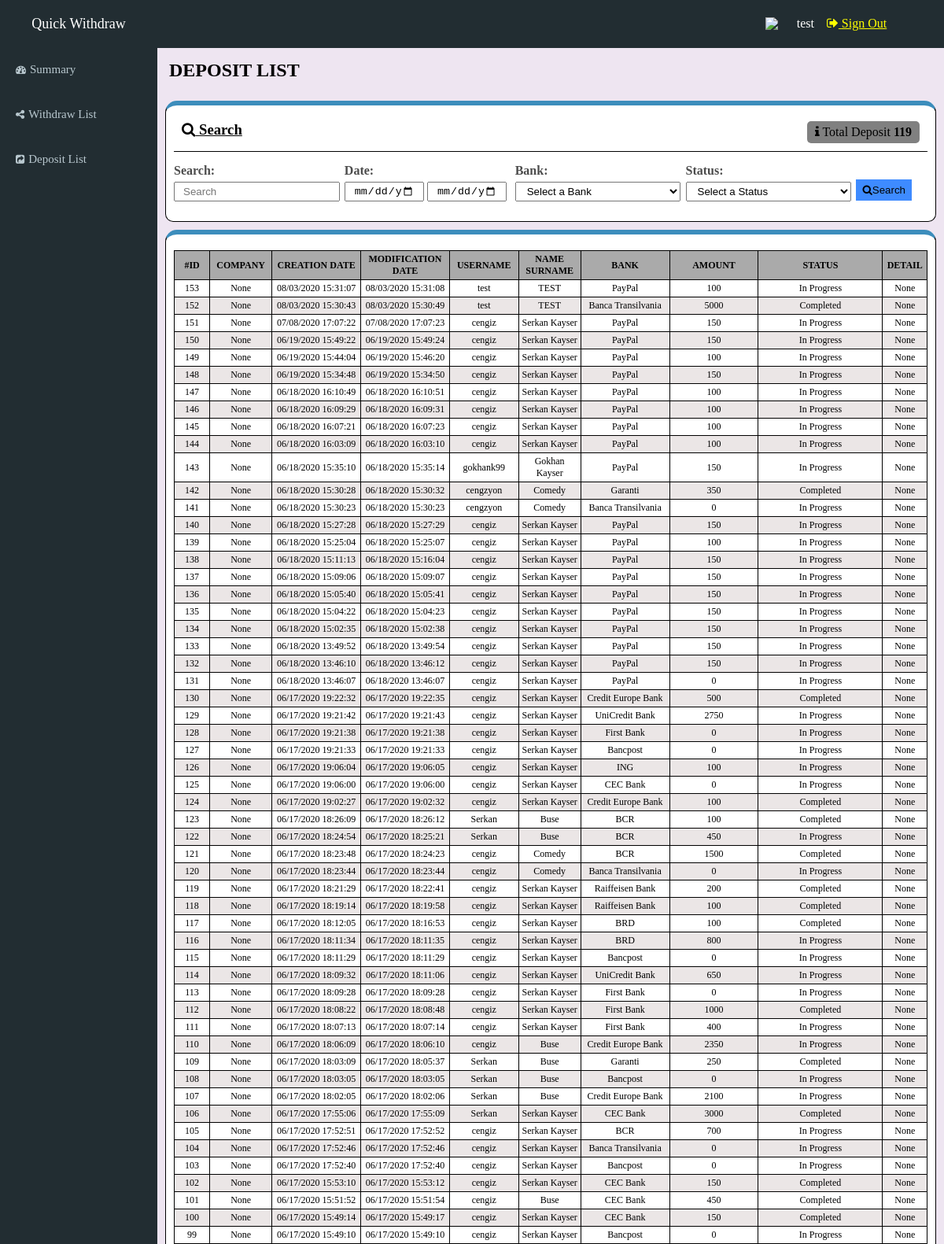
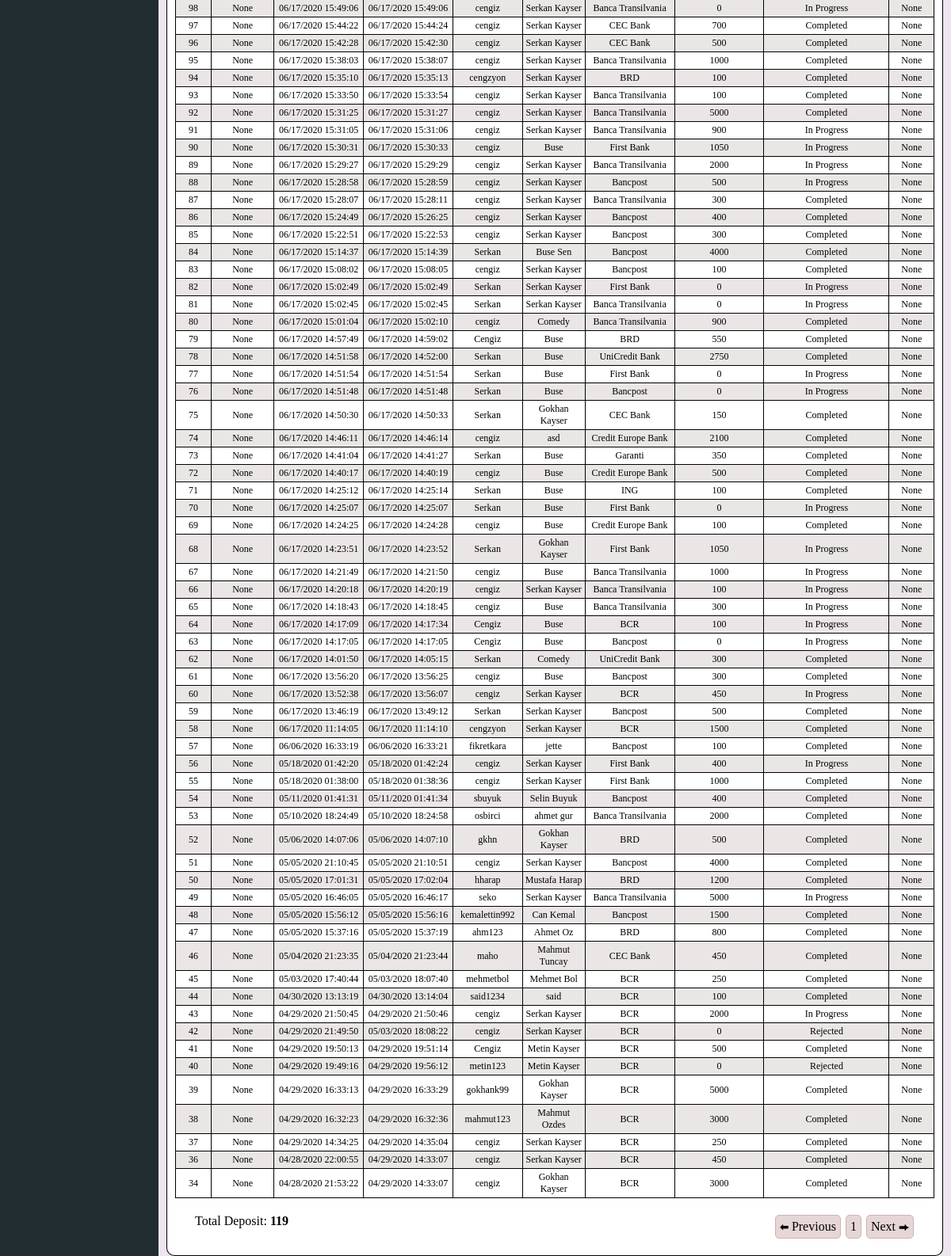
The page /dp_list/ (signed in) on the database as committed earlier (2 pictures, top to bottom).
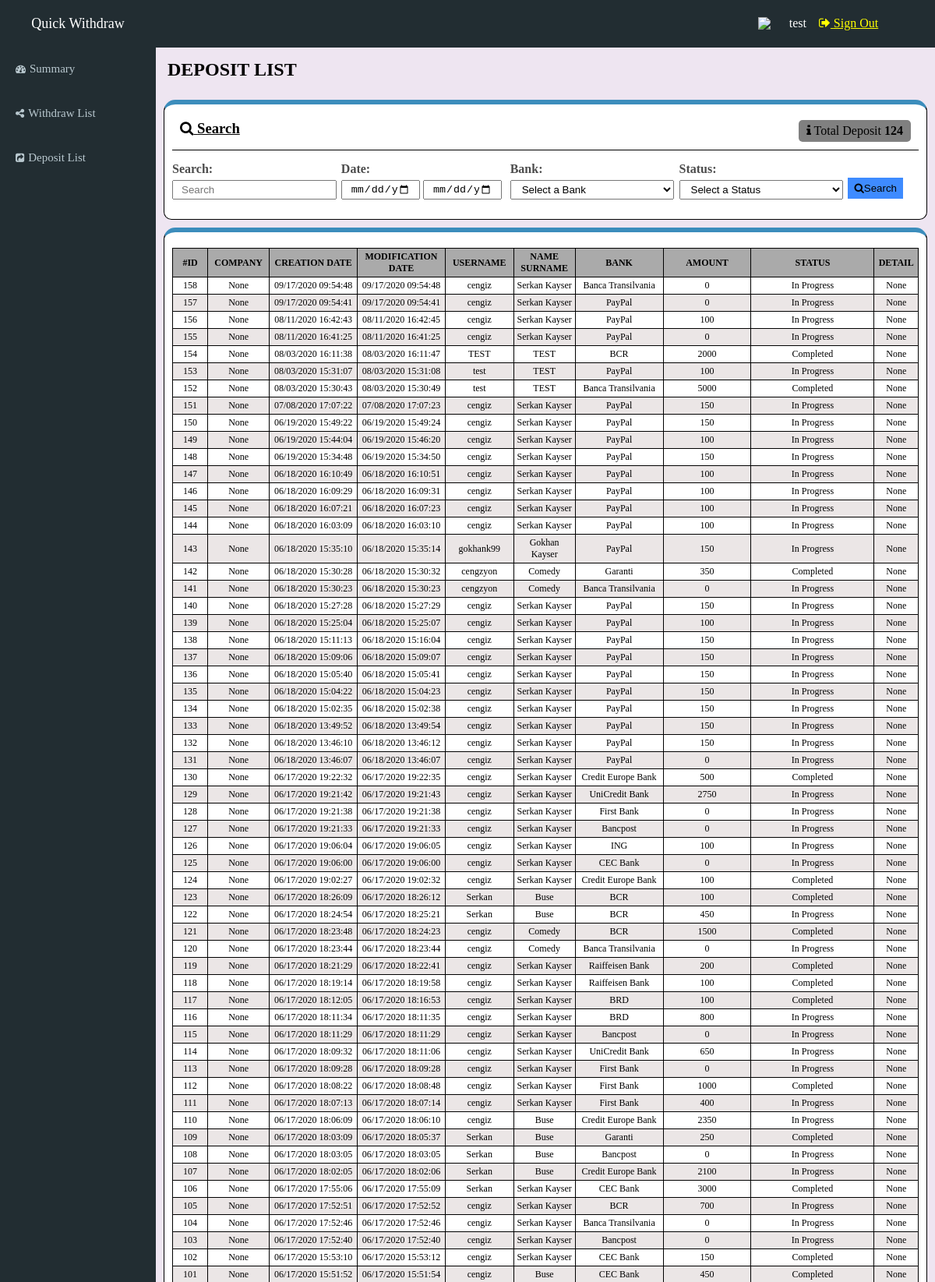
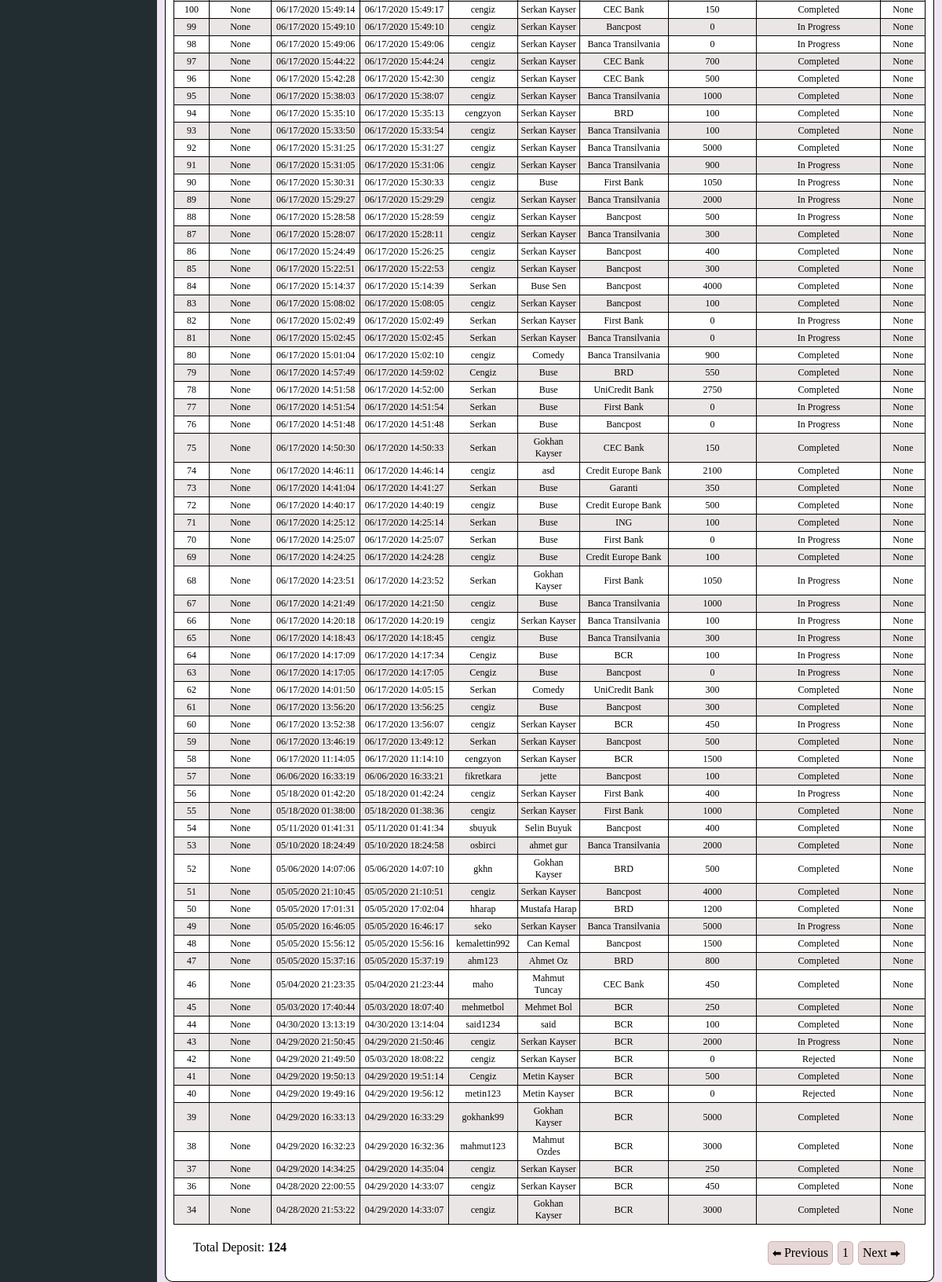
The same page on the database as committed later (2 pictures, top to bottom).
### first_app/models.py (models this page shows, shortened)
class Deposit_Form(models.Model):
    id = models.AutoField(unique=True, primary_key=True)
    name = models.CharField(max_length=264)
    username = models.CharField(max_length=264)
    all_bank_name = (
        ('PayPal', 'PayPal'),
        ('Banca Transilvania', 'Banca Transilvania'),
        ('Bancpost', 'Bancpost'),
        ('BCR', 'BCR'),
        ('BRD', 'BRD'),
        ('CEC Bank', 'CEC Bank'),
        ('Credit Europe Bank', 'Credit Europe Bank'),
        ('First Bank', 'First Bank'),
        ('Garanti', 'Garanti'),
        ('ING', 'ING'),
        ('UniCredit Bank', 'UniCredit Bank'),
        ('Raiffeisen Bank', 'Raiffeisen Bank'),
    )
    bank_name = models.CharField(max_length=50, default='' ,choices=all_bank_name)
    amount = models.IntegerField(default=0)
    all_status = (
        ('Pending', 'Pending'),
        ('In Progress', 'In Progress'),
        ('Completed', 'Completed'),
        ('Rejected', 'Rejected'),
    )
    status = models.CharField(max_length=15, default='In Progress', choices=all_status)
    created_date = models.DateTimeField(default=now, editable=False)
    modified_date = models.DateTimeField(auto_now=True)
    company_names = (
        ('xbet', 'xbet'),
        ('ybet', 'ybet'),
        ('zbet', 'zbet'),
    )
    company = models.CharField(max_length=50 ,choices=company_names)

### first_app/views.py (the view)
# urls.py: path('dp_list/', views.dp_list_pg, name='dp_list'),
@login_required
def dp_list_pg(request):
    deposit_list = Deposit_Form.objects.order_by('-id')
    counter = 0
    for dep in deposit_list:
        counter += 1
    my_context = {
        'Deposit_Form': deposit_list,
        'Sum': counter,
    }
    return render(request, 'first_app/dp_list_pg.html', context=my_context)

### templates/first_app/dp_list_pg.html (shortened to what this page needs)
{% extends 'first_app/base.html' %}
{% block content %}
<section class="content">
    <h2>DEPOSIT LIST</h2>
    <div class="divSearch">
        <div class="divSearch1-1">
            <h3 class="search_bar"><i class="fa fa-search"></i> Search</h3>
            <p><i class="fa fa-info"></i> Total Deposit
              <span class="total">
                {{ Sum }}
              </span></p>
        </div>
        <form class="divSearch1-2" action="{% url 'search_dp' %}" method="get">
            <div class="search1">
                <label for="">Search:</label>
                <input type="text" placeholder="Search" name="s1">
            </div>
            <div class="search2">
                <label for="">Date:</label>
                    <div class="searchDate">
                    <input type="date" name="s2-1">
                    <input type="date" name="s2-2">
                </div>
            </div>
            <div class="search3">
                <label for="">Bank:</label>
                <select name="s3" id="">
                    <option value="">Select a Bank</option>
                </select>
            </div>
            <div class="search4">
                <label for="">Status:</label>
                <select name="s4" id="">
                    <option value="">Select a Status</option>
                </select>
            </div>
            <div class="search5">
                <button class="searchButton"><i class="fa fa-search"></i>Search</button>
            </div>
        </form>
    </div>
    <div class="withdrawList">
        {% if Deposit_Form %}
          <table>
              <tr>
                  <th>#ID</th>
                  <th>COMPANY</th>
                  <th>CREATION DATE</th>
                  <th>MODIFICATION DATE</th>
                  <th>USERNAME</th>
                  <th>NAME SURNAME</th>
                  <th>BANK</th>
                  <th>AMOUNT</th>
                  <th>STATUS</th>
                  <th>DETAIL</th>
              </tr>
              <tr>
                {% for dep in Deposit_Form %}
                <td>{{ dep.id }} </td>
                <td>{{ None }} </td>
                <td>{{ dep.created_date|date:"SHORT_DATE_FORMAT" }} {{ dep.created_date|time:"H:i:s" }} </td>
                <td>{{ dep.modified_date|date:"SHORT_DATE_FORMAT" }} {{ dep.modified_date|time:"H:i:s" }} </td>
                <td>{{ dep.username }} </td>
                <td>{{ dep.name }}</td>
                <td>{{ dep.bank_name }}</td>
                <td>{{ dep.amount }}</td>
                <td>{{ dep.status }}</td>
                <td>{{ None }} </td>
              </tr>
                {% endfor %}
          </table>
        {% else %}
            <p>You dont have any data</p>
        {% endif %}
        <div class="withdrawEnd">
            <p>Total Deposit:
              <span class="total">
                {{ Sum }}
               </span></p>
            <div class="pageNumbers">
                <ul>
                    <li><span class="arrow">⬅</span> Previous</li>
                    <li>1</li>
                    <li>Next <span class="arrow">⮕</span></li>
                </ul>
            </div>
        </div>
    </div>
</section>
{% endblock %}

### templates/first_app/base.html (shortened to what this page needs)
{% load static %}
<!DOCTYPE html>
<html lang="en" dir="ltr">
  <head>
    <link rel="stylesheet" type="text/css" href="{% static 'css/index.css' %}">
    <link rel="stylesheet" href="https://cdnjs.cloudflare.com/ajax/libs/font-awesome/4.7.0/css/font-awesome.min.css">
</head>
  <body>
    <header>
        <nav class="navBarTop">
            <div><a href="{% url 'summary_pg' %}">Quick Withdraw</a></div>
            {% if user.is_authenticated %}
            <div>
              <img src="{% static 'images/profilPhoto.png' %}">
              <p>{{ user.username }}&emsp;</p>
            <div>
              <a href="{% url 'logout' %}" style="color:yellow;"><i class="fa fa-sign-out"></i> Sign Out</a>
            </div>
            </div>
            {% endif %}
        </nav>
        <nav class="navBarLeft">
            <ul>
                <li><a href="{% url 'summary_pg' %}"><i class="fa fa-dashboard"></i> Summary</a></li>
                <li><a href="{% url 'wd_list' %}"><i class="fa fa-share-alt"></i> Withdraw List</a></li>
                <li><a href="{% url 'dp_list' %}"><i class="fa fa-share-square"></i> Deposit List</a></li>
            </ul>
        </nav>
    </header>
    <section>
      {% block content %}
      {% endblock %}
    </section>
  </body>
</html>

Rows that differ between the two databases and show on the page:
added Deposit_Form: id "158", None "None", created_date "09/17/2020", created_date "09:54:48", modified_date "09/17/2020", modified_date "09:54:48", username "cengiz", name "Serkan Kayser", bank_name "Banca Transilvania", amount "0", status "In Progress"
added Deposit_Form: id "157", None "None", created_date "09/17/2020", created_date "09:54:41", modified_date "09/17/2020", modified_date "09:54:41", username "cengiz", name "Serkan Kayser", bank_name "PayPal", amount "0", status "In Progress"
added Deposit_Form: id "156", None "None", created_date "08/11/2020", created_date "16:42:43", modified_date "08/11/2020", modified_date "16:42:45", username "cengiz", name "Serkan Kayser", bank_name "PayPal", amount "100", status "In Progress"
added Deposit_Form: id "155", None "None", created_date "08/11/2020", created_date "16:41:25", modified_date "08/11/2020", modified_date "16:41:25", username "cengiz", name "Serkan Kayser", bank_name "PayPal", amount "0", status "In Progress"
added Deposit_Form: id "154", None "None", created_date "08/03/2020", created_date "16:11:38", modified_date "08/03/2020", modified_date "16:11:47", username "TEST", name "TEST", bank_name "BCR", amount "2000", status "Completed"
Other text that changed with them:
{{ Sum }}: "119" → "124"
